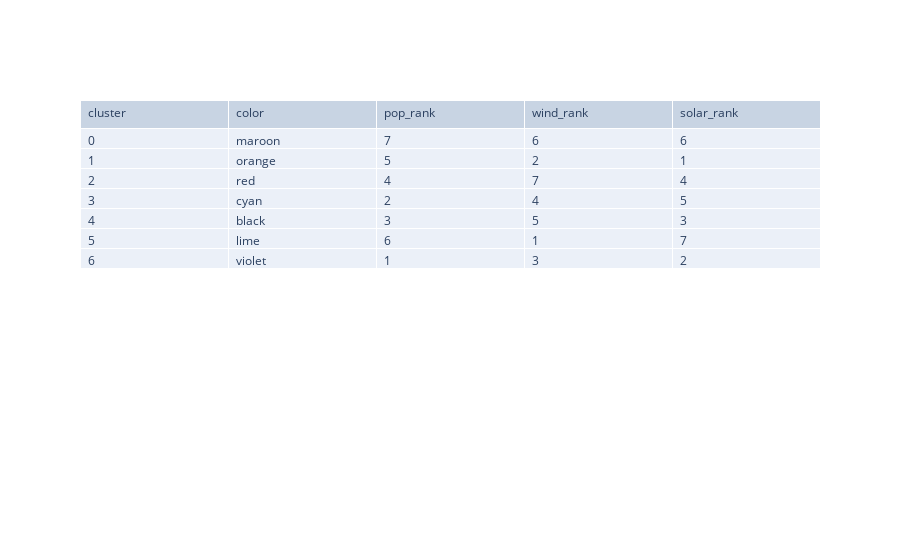

The code cell stored with this chart in its notebook:
### Code cell
# Centroid analysis
df_kmeans_centers= pd.DataFrame(kmeans_centers).reset_index()
df_kmeans_centers.columns = ['cluster', 'population', 'wind speed', 'solar']
df_kmeans_centers['color'] = kmeans_colors

df_kmeans_table = df_kmeans_centers[['cluster', 'color']].copy()
df_kmeans_table['pop_rank'] = [i + 1 for i in df_kmeans_centers['population'].sort_values(ascending=False).reset_index().sort_values(by='index').index]
df_kmeans_table['wind_rank'] = [i + 1 for i in df_kmeans_centers['wind speed'].sort_values(ascending=False).reset_index().sort_values(by='index').index]
df_kmeans_table['solar_rank'] = [i + 1 for i in df_kmeans_centers['solar'].sort_values(ascending=False).reset_index().sort_values(by='index').index]


fig = go.Figure(data=[go.Table(
    header=dict(values=df_kmeans_table.columns,
                align='left'),
    cells=dict(values=[df_kmeans_table[column] for column in df_kmeans_table.columns],
               align='left'))
])
fig

### Figure 1 — Plotly figure (JSON) as saved in the notebook; plotly's stock layout.template omitted (floating-point values rounded to 4 significant figures)
{"data": [{"cells": {"align": "left", "values": [[0, 1, 2, 3, 4, 5, 6], ["maroon", "orange", "red", "cyan", "black", "lime", "violet"], [7, 5, 4, 2, 3, 6, 1], [6, 2, 7, 4, 5, 1, 3], [6, 1, 4, 5, 3, 7, 2]]}, "header": {"align": "left", "values": ["cluster", "color", "pop_rank", "wind_rank", "solar_rank"]}, "type": "table"}], "layout": {}}
